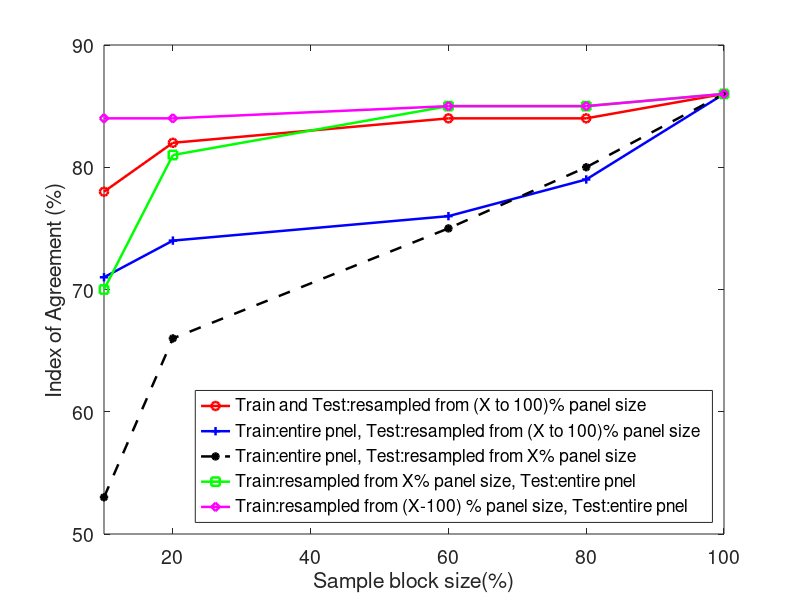

MATLAB code to generate this figure:
clear all;clc;close all


figure
plot([10,20,60,80,100],[78 ,82, 84, 84,86],'o-r','LineWidth',1.8);
hold on
plot([10,20,60,80,100],[71  ,74 , 76, 79 ,86 ],'+-b','LineWidth',1.8);
hold on
plot([10,20,60,80,100],[53 ,66 ,75, 80 ,86 ],'*--k','LineWidth',1.8);
hold on
plot([10,20,60,80,100],[ 70,81 ,85,85 ,86],'s-g','LineWidth',1.8);
hold on
plot([10,20,60,80,100],[ 84, 84 ,85 ,85 ,86],'d-m','LineWidth',1.8);

LEG=legend('Train and Test:resampled from (X to 100)% panel size', 'Train:entire pnel, Test:resampled from (X to 100)% panel size','Train:entire pnel, Test:resampled from X% panel size','Train:resampled from X% panel size, Test:entire pnel','Train:resampled from (X-100) % panel size, Test:entire pnel','Location','SouthEast' )
set(LEG,'fontsize',14);
xlabel('Sample block size(%)','fontsize',14);
ylabel('Index of Agreement (%)','fontsize',14);
set(gca,'fontsize',14)
xlim([10 100]);

print('MLsampling_study/1','-dpdf', '-r300');

